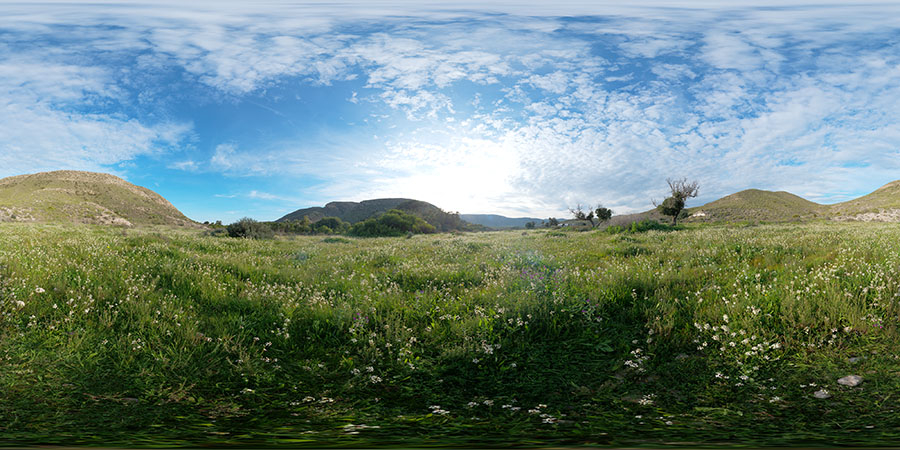
#> input picture Image Flitering/natural.jpg, 900 x 450 px, found by its file name
$ python threshod_fun.py
#> lines starting #> are read from the running program, lines starting #| are printed output that depends on the picture; after the words box and inside, x2 and y2 are one past the last pixel; in counts of white or black regions, pixels touching at a corner belong together
import cv2

image = cv2.imread(r"C:\Users\kansa\OneDrive\Desktop\sem 6\OpenCV\Image Flitering\natural.jpg",cv2.IMREAD_GRAYSCALE)
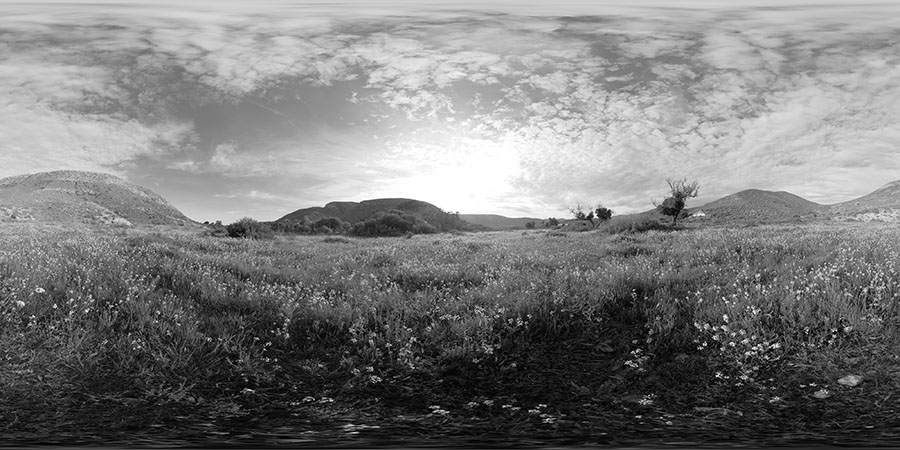
#> image: shape (450, 900); min 0, max 255, mean 123.6

if image is not None:
    ret , threshold_img = cv2.threshold(image,120,255,cv2.THRESH_BINARY)
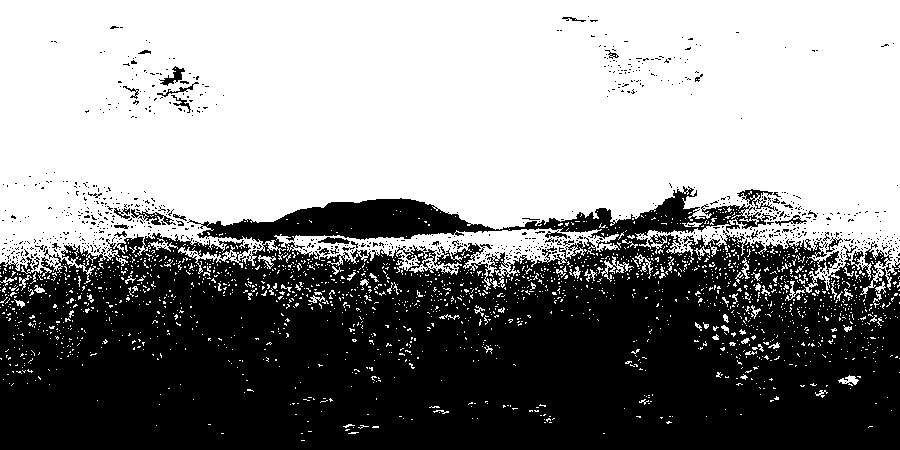
#> threshold_img: shape (450, 900); 54.7% white; 852 black regions (816 under 20 px), largest, box (x1, y1, x2, y2) and area: (0, 186, 900, 450) 179032, (737, 189, 778, 211) 271, (131, 209, 176, 225) 249
    # threshold1 , threshold2 and image should be  in grey scale
    cv2.imshow("Original",image)
    cv2.imshow("Threshold image",threshold_img)
    cv2.waitKey(0)
    cv2.destroyAllWindows()
    """
    90 - 0 black
    130 - 255 white
    180 - 255 white
    50 - 0 black

    100,120,150
    """
